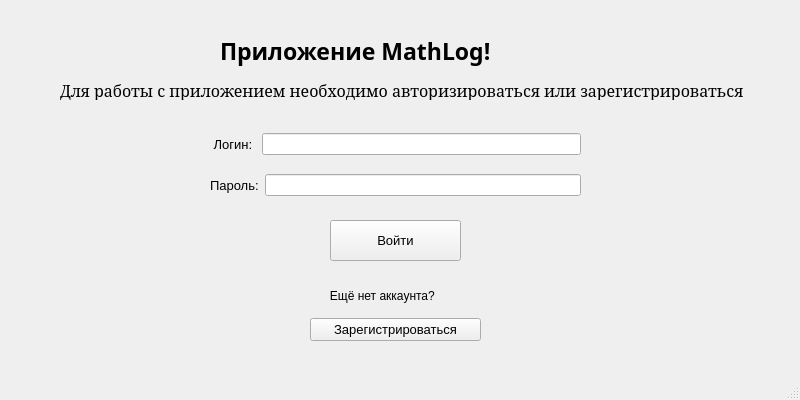
<?xml version="1.0" encoding="UTF-8"?>
<ui version="4.0">
 <class>MainWindow</class>
 <widget class="QMainWindow" name="MainWindow">
  <property name="geometry">
   <rect>
    <x>0</x>
    <y>0</y>
    <width>800</width>
    <height>400</height>
   </rect>
  </property>
  <property name="windowTitle">
   <string>MathLog</string>
  </property>
  <widget class="QWidget" name="centralwidget">
   <widget class="QLabel" name="label_greeting">
    <property name="geometry">
     <rect>
      <x>220</x>
      <y>20</y>
      <width>351</width>
      <height>61</height>
     </rect>
    </property>
    <property name="font">
     <font>
      <family>Lucida Sans Unicode</family>
      <pointsize>17</pointsize>
      <bold>true</bold>
     </font>
    </property>
    <property name="text">
     <string>Приложение MathLog!</string>
    </property>
   </widget>
   <widget class="QLabel" name="label_instruction">
    <property name="geometry">
     <rect>
      <x>60</x>
      <y>80</y>
      <width>691</width>
      <height>20</height>
     </rect>
    </property>
    <property name="font">
     <font>
      <family>Garamond</family>
      <pointsize>12</pointsize>
     </font>
    </property>
    <property name="text">
     <string>Для работы с приложением необходимо авторизироваться или зарегистрироваться</string>
    </property>
   </widget>
   <widget class="QPushButton" name="EnterButton">
    <property name="geometry">
     <rect>
      <x>330</x>
      <y>220</y>
      <width>131</width>
      <height>41</height>
     </rect>
    </property>
    <property name="font">
     <font>
      <pointsize>10</pointsize>
     </font>
    </property>
    <property name="text">
     <string>Войти</string>
    </property>
   </widget>
   <widget class="QWidget" name="">
    <property name="geometry">
     <rect>
      <x>210</x>
      <y>120</y>
      <width>371</width>
      <height>91</height>
     </rect>
    </property>
    <layout class="QVBoxLayout" name="verticalLayout">
     <item>
      <layout class="QHBoxLayout" name="horizontalLayout">
       <item>
        <widget class="QLabel" name="labellogin">
         <property name="font">
          <font>
           <pointsize>10</pointsize>
          </font>
         </property>
         <property name="text">
          <string> Логин: </string>
         </property>
        </widget>
       </item>
       <item>
        <widget class="QLineEdit" name="lineEditlogin"/>
       </item>
      </layout>
     </item>
     <item>
      <layout class="QHBoxLayout" name="horizontalLayout_2">
       <item>
        <widget class="QLabel" name="labelpassword">
         <property name="font">
          <font>
           <pointsize>10</pointsize>
          </font>
         </property>
         <property name="text">
          <string>Пароль:</string>
         </property>
        </widget>
       </item>
       <item>
        <widget class="QLineEdit" name="lineEditpassword"/>
       </item>
      </layout>
     </item>
    </layout>
   </widget>
   <widget class="QWidget" name="">
    <property name="geometry">
     <rect>
      <x>310</x>
      <y>280</y>
      <width>171</width>
      <height>61</height>
     </rect>
    </property>
    <layout class="QVBoxLayout" name="verticalLayout_2">
     <item>
      <widget class="QLabel" name="labelinvitetoregist">
       <property name="text">
        <string>      Ещё нет аккаунта?</string>
       </property>
      </widget>
     </item>
     <item>
      <widget class="QPushButton" name="registrationButton">
       <property name="font">
        <font>
         <pointsize>10</pointsize>
        </font>
       </property>
       <property name="text">
        <string>Зарегистрироваться</string>
       </property>
      </widget>
     </item>
    </layout>
   </widget>
  </widget>
  <widget class="QStatusBar" name="statusbar"/>
 </widget>
 <resources/>
 <connections/>
</ui>
